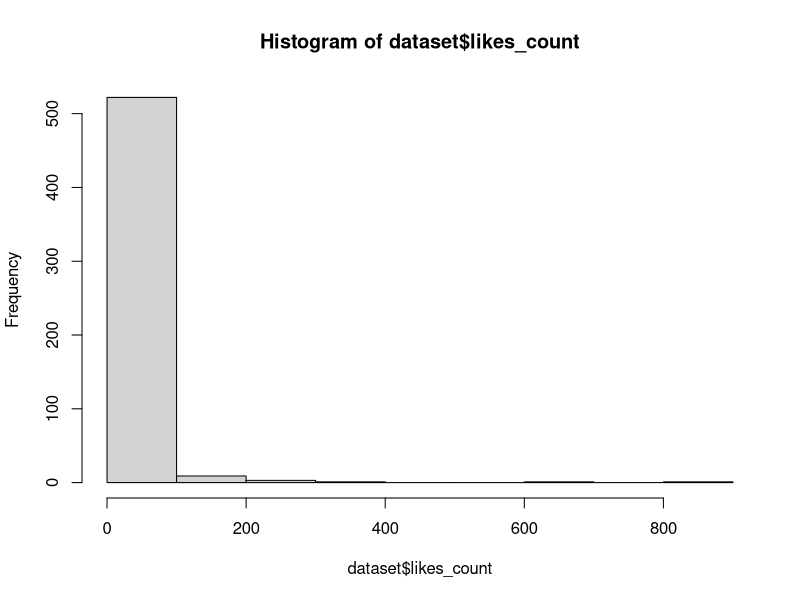
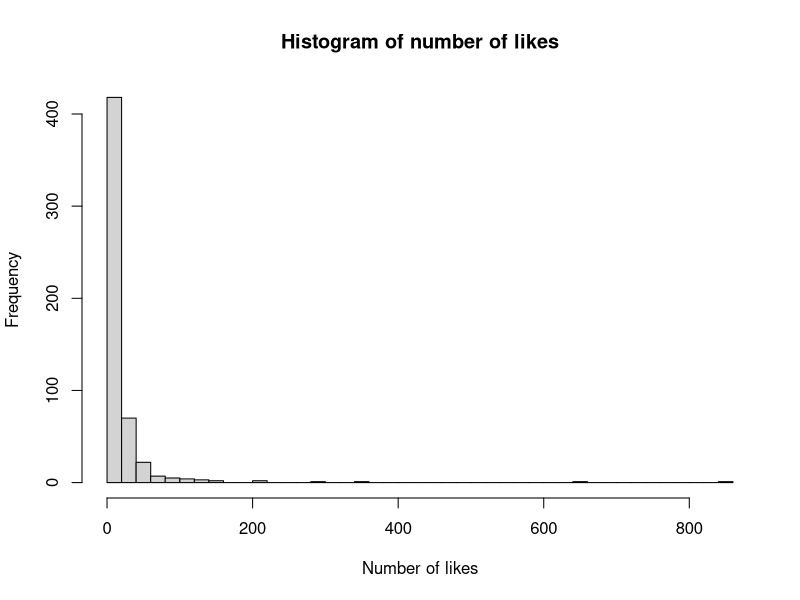
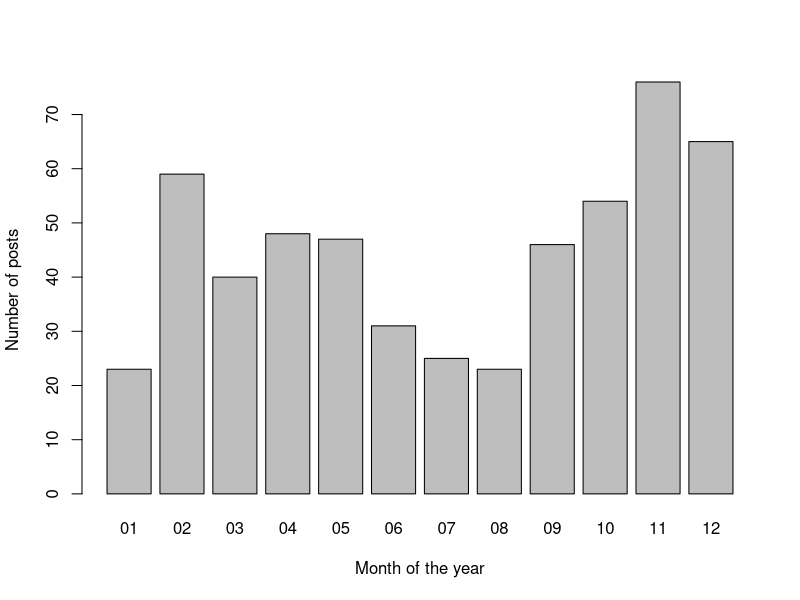
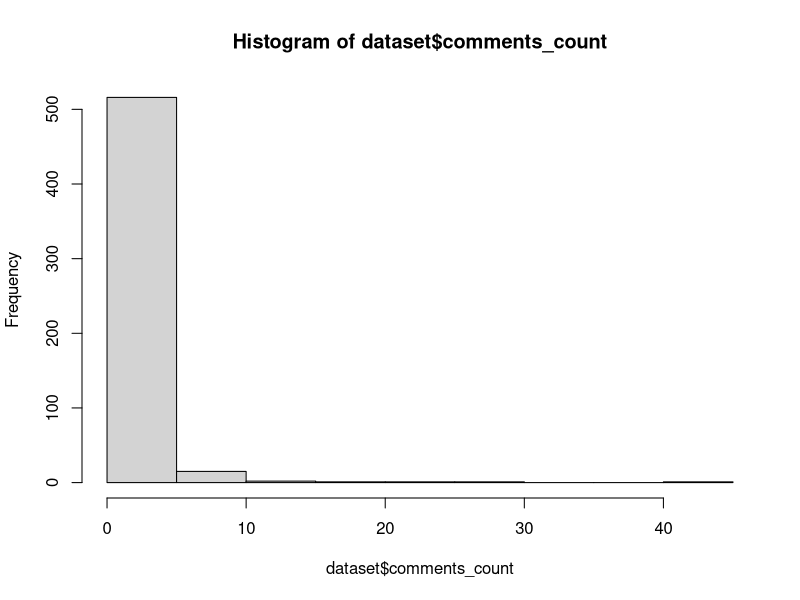
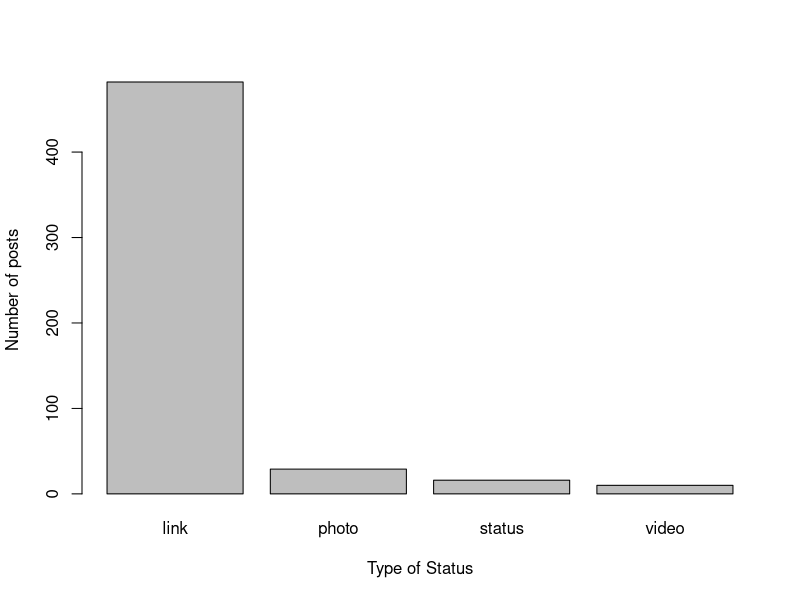

These figures' R source, in order:
################################################################
## Univariate analysis
## Author: Pablo Barbera
## Social Media and Political Participation
## Lab 2, January 7th 2015
################################################################

## As usual, before we run anything, we make sure to change the working
## directory to where we have all our code and data stored. In my case, it is:
setwd("~/Dropbox/teaching/social-media-political-participation/code")
## But it will different for yours! Click on the wheel on the files tab on
## the bottom right panel; then choose "set as working directory"; and paste
## here in the script what you see on the console

dataset <- read.csv("lab1_nyu_data.csv", stringsAsFactors=F)

##############################
### REVIEW FROM YESTERDAY ####
##############################

# Variables in a data frame can be accessed with $. For example:
dataset$created_time

# Each variable is a vector of numbers. Each value can be accessed with '[]'. 
dataset$created_time[1] ## first value

# To access a row of a data frame, use '[]' with a comma after the row number.
dataset[1, ] # first row 

# You can also use "which" to subset the data frame.
dataset[which(dataset$likes_count>500), ] ## all posts with 500+ likes

# Something new: how can we combine statements to subset the data frame?

# a) to specify an AND condition:
dataset[which(dataset$likes_count>100 & dataset$comments_count>30), ] 
## all posts with 100+ likes AND 30+ comments

# b) to specify an OR condition:
dataset[which(dataset$type=="status" | dataset$comments_count>30), ] 
## all posts that are status updates OR have 30+ comments

############################
### UNIVARIATE ANALYSIS ####
############################

#### CONTINUOUS VARIABLES ####

# Distribution of number of likes for each post (count variable)
summary(dataset$likes_count)
# Same for comments count
summary(dataset$comments_count)

# Each statistic has its own function, but 'summary' is more convenient
mean(dataset$likes_count)
median(dataset$likes_count)
min(dataset$likes_count)
quantile(dataset$likes_count)

# To visualize the distribution of a continuous variable, we can generate an histogram
hist(dataset$likes_count)
# x axis indicates number of likes, in "bins"
# y axis indicates count of posts within each category

# we can modify some of the options to make it more informative
hist(dataset$likes_count, breaks=50, 
     xlab="Number of likes", main="Histogram of number of likes")

#### CATEGORICAL VARIABLES ####

# What if a variable is categorical? For example, month of the year
# (Ignore the following line for now, we'll come back to this later)
dataset$month <- substr(dataset$created_time, 6, 7)
# We can use a frequency table
table(dataset$month)

# Or a proportion table
prop.table(table(dataset$month))

# As shown in the slides, we can turn this table into a bar chart
barplot(table(dataset$month), xlab="Month of the year", ylab="Number of posts")

# How can you save the plot to use it in Word? Click on "export", and then
# "Save plot as Image..."

############################
## In-class quiz
############################

# What is the average number of shares per post?
mean(dataset$shares_count)
# Prepare a histogram of the number of comments per post
hist(dataset$comments_count)
# Use a frequency table to look at the distribution of post types
table(dataset$type)
# Turn the previous table into a bar chart
barplot(table(dataset$type), xlab="Type of Status", ylab="Number of posts")

